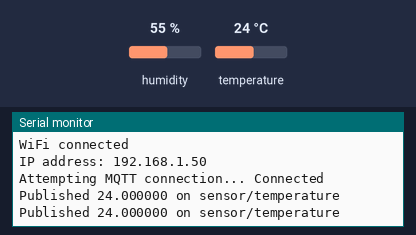
This sketch was run on a simulated ESP8266 (NodeMCU). On the bench: the last lines printed to the serial monitor. The inputs (shaded band) are chosen by the test bench; at power-on: temperature 24 °C, humidity 55 %. WiFi joins after 1.5 s; servers stay silent unless stated; no MQTT or app messages arrive unless stated.

Above: at 2.7 s.
2.8 s: temperature set to 12 °C
At 5.3 s:
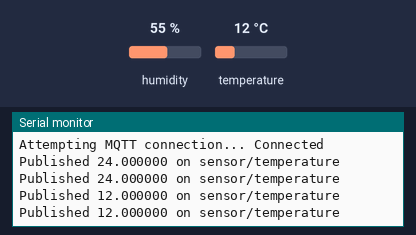
5.5 s: temperature set to 19 °C
At 6.4 s:
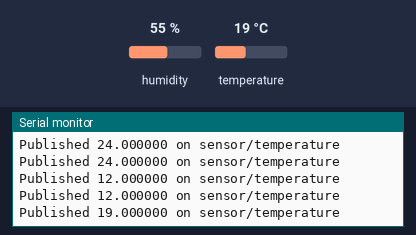
Timing chart, 0 to 8.5 s (numbered marks = the images above; inputs shaded):
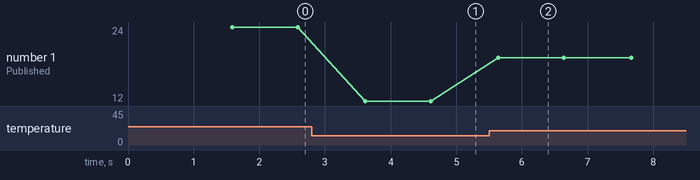

Measured:
- after the input at 2.8 s, the serial monitor: prints a new line after 0.81 s (image 1)
- after the input at 5.5 s, the serial monitor: prints a new line after 0.14 s (image 2)
- plotted number 1: 24 → 12 after the input at 2.8 s, 12 → 19 after the input at 5.5 s

The sketch:

temperature_publisher.ino
```cpp
#include <ESP8266WiFi.h>
#include <PubSubClient.h>
#include <DHT.h>

#define WIFI_SSID "SSID"
#define WIFI_PASS "PASS"

#define MQTT_SERVER "192.168.1.1"

#define DHT11_PIN D1

WiFiClient wifiClient;
PubSubClient pubSubClient(wifiClient);

DHT dht(DHT11_PIN, DHT11);

void setup() {
  Serial.begin(9600);
  Serial.println("Serial begin");

  setupWifi();

  pubSubClient.setServer(MQTT_SERVER, 1883);

  dht.begin();
}

void setupWifi() {
  Serial.print("Connecting to ");
  Serial.println(WIFI_SSID);

  WiFi.begin(WIFI_SSID, WIFI_PASS);

  while (WiFi.status() != WL_CONNECTED) {
    delay(500);
    Serial.print(".");
  }

  Serial.println();
  Serial.println("WiFi connected");
  Serial.print("IP address: ");
  Serial.println(WiFi.localIP());
}

void reconnect() {
  while (!pubSubClient.connected()) {
    Serial.print("Attempting MQTT connection... ");
    if (pubSubClient.connect("temperature_publisher")) {
      Serial.println("Connected");
    } else {
      Serial.print("Failed, rc=");
      Serial.print(pubSubClient.state());
      Serial.println(" try again in 5 seconds");
      delay(5000);
    }
  }
}

void loop() {
  if (!pubSubClient.connected()) {
    reconnect();
  }

  pubSubClient.loop();

  float temperature = dht.readTemperature();

  if (!isnan(temperature)) {
    const char* topic = "sensor/temperature";

    char message[16];
    sprintf(message, "%f", temperature);

    pubSubClient.publish(topic, message);

    Serial.print("Published ");
    Serial.print(message);
    Serial.print(" on ");
    Serial.println(topic);
  }

  delay(1000);
}
```
